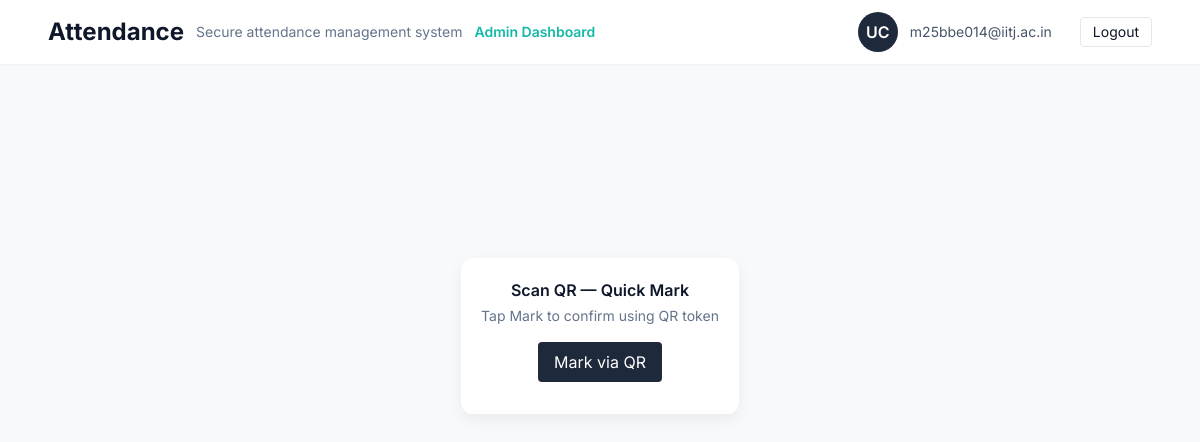
The page /qr/mark (signed in) on the database its author committed.
### app/models.py (models this page shows, shortened)
class User(db.Model, UserMixin):
    __tablename__ = "users"
    id = db.Column(db.Integer, primary_key=True)
    name = db.Column(db.String(200))
    email = db.Column(db.String(255), unique=True, index=True, nullable=False)
    role = db.Column(db.String(50), default="student")   # student | teacher | admin
    is_banned = db.Column(db.Boolean, default=False)
    device_fingerprint = db.Column(db.String(500))
    created_at = db.Column(db.DateTime, default=datetime.utcnow)
    last_login = db.Column(db.DateTime)
    last_active_at = db.Column(db.DateTime)
    attendance_records = db.relationship("AttendanceRecord", backref="student", lazy=True)

### app/main.py (the view)
@main_bp.route("/qr/mark")
@login_required
def qr_mark():
    slot_id = request.args.get("slot_id")
    token = request.args.get("token")
    return render_template("student/qr_mark.html", slot_id=slot_id, token=token)

### app/templates/student/qr_mark.html (shortened to what this page needs)
{% extends 'base.html' %}
{% block content %}
<div class="min-h-[60vh] flex items-center justify-center">
  <div class="card max-w-md text-center">
    <h3 class="font-semibold">Scan QR — Quick Mark</h3>
    <p class="text-sm text-slate-500 mt-1">Tap Mark to confirm using QR token</p>
    <div class="mt-4">
      <button id="qrMarkBtn" class="px-4 py-2 btn-primary rounded">Mark via QR</button>
    </div>
  </div>
</div>
{% endblock %}

### app/templates/base.html (shortened to what this page needs)
<!doctype html>
<html>
<head>
  <script src="https://cdn.tailwindcss.com"></script>
</head>
<body>
  <nav class="bg-white shadow-sm">
    <div class="max-w-6xl mx-auto px-6 py-3 flex items-center justify-between">
      <div class="flex items-center space-x-3">
        <div class="text-2xl font-bold">Attendance</div>
        <div class="text-sm text-slate-500">Secure attendance management system</div>
        {% if current_user.is_authenticated and current_user.role == 'admin' %}
          <a href="{{ url_for('admin.index') }}"
             class="ml-6 text-sm font-semibold text-[var(--cyan)] hover:underline">
             Admin Dashboard
          </a>
        {% endif %}
      </div>
      <div>
        {% if current_user.is_authenticated %}
          <div class="flex items-center gap-3">
            <div class="w-10 h-10 bg-[#1E293B] text-white rounded-full flex items-center justify-center font-semibold">
              {{ current_user.name.split(' ')[0][:1] }}{{ (current_user.name.split(' ')[1][:1] if current_user.name.split(' ')|length>1 else '') }}
            </div>
            <div class="text-sm text-slate-600">{{ current_user.email }}</div>
            <a href="{{ url_for('auth.logout') }}"
               class="ml-4 border px-3 py-1 rounded text-sm hover:bg-slate-100">
               Logout
            </a>
          </div>
        {% else %}
          <a href="{{ url_for('auth.login') }}" class="px-4 py-2 btn-primary rounded">Sign in</a>
        {% endif %}
      </div>
    </div>
  </nav>
  <main class="max-w-6xl mx-auto mt-8 px-6">
    {% block content %}{% endblock %}
  </main>
</body>
</html>

### app/templates/base.html (style rules this page uses)
:root { --cyan:#14B8A6; --navy:#1E293B; --danger:#EF4444; }
body { font-family: 'Inter', system-ui, -apple-system, "Segoe UI", Roboto, "Helvetica Neue", Arial; background: #F8F9FA; color: #0F172A; }
.card { background: white; border-radius: 12px; box-shadow: 0 6px 16px rgba(15,23,40,0.06); padding: 20px; }
.btn-primary { background: var(--navy); color: white; }

### rows shown on the page
User: name "U", name "C", email "m25bbe014@iitj.ac.in"
